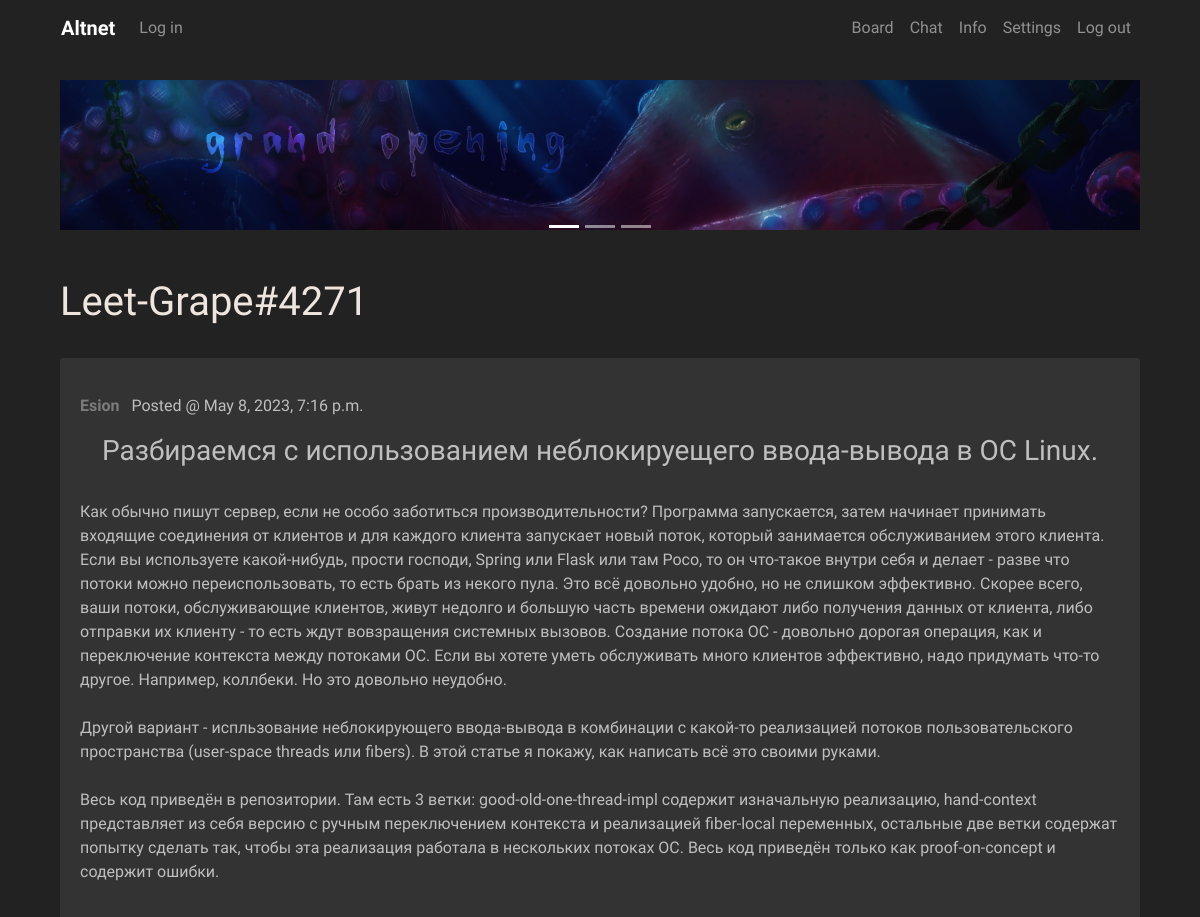
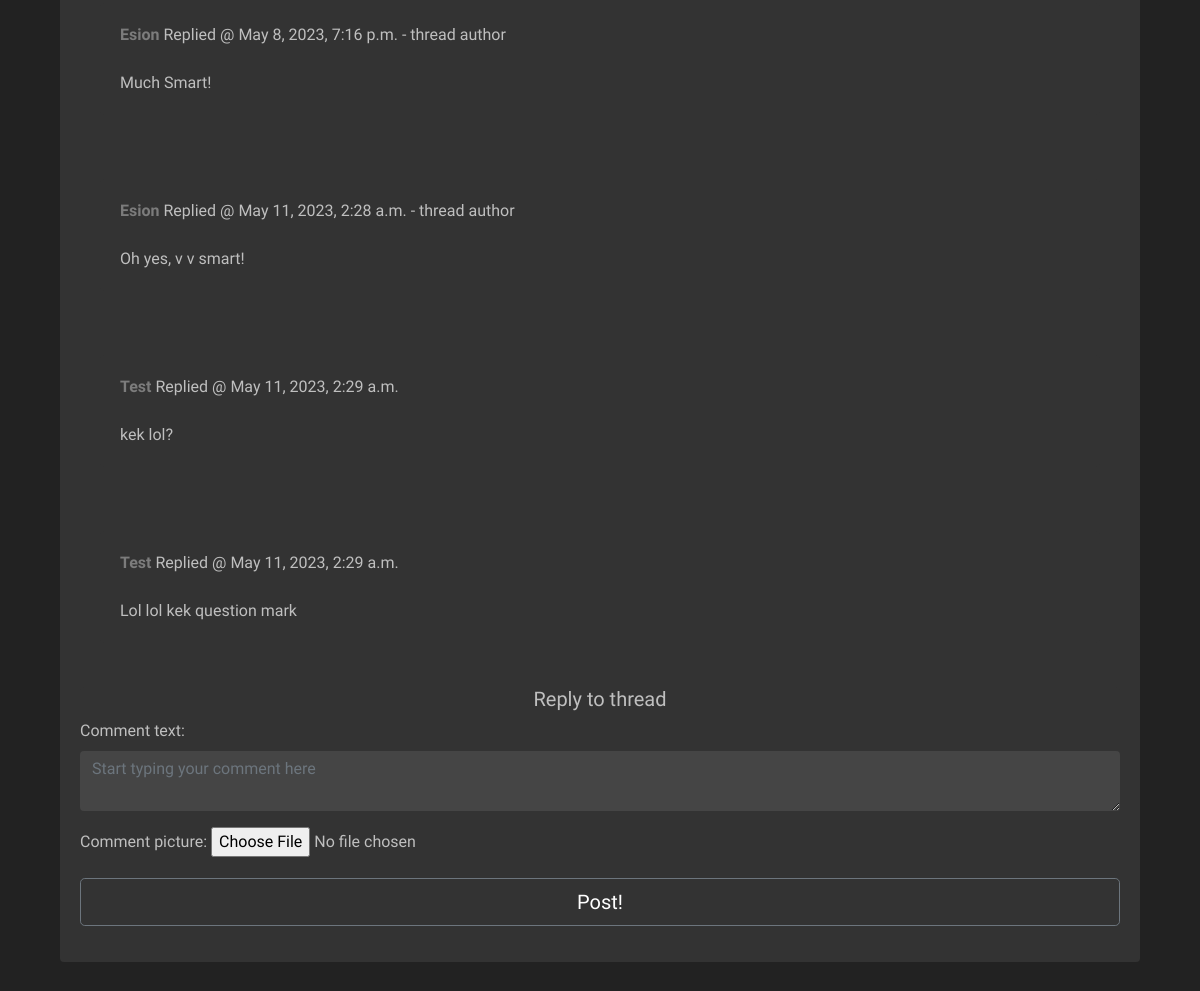
Page /board/4 on the committed database (2 pictures, top to bottom).
### board/models.py (models this page shows, shortened)
class Thread(models.Model):
    def was_published_recently(self):
        now = timezone.now()
        return now - datetime.timedelta(days=1) <= self.pub_date <= now
    thread_title = models.CharField('Thread title', max_length=100)
    thread_text = models.TextField('Thread text', max_length=10000)
    pub_date = models.DateTimeField('Date published', auto_now=True)
    thread_author = models.CharField('Thread Author', max_length=150, blank=False, null=False)
    was_published_recently.admin_order_field = 'pub_date'
    was_published_recently.boolean = True
    was_published_recently.short_description = 'Published recently?'
    thread_pic = models.ImageField(upload_to=user_thread_directory_path, blank=True, null=True)
    language_code = models.IntegerField(blank=True, null=True, default=0)
    visible = models.BooleanField(blank=False, null=False, default=True)

class Comment(models.Model):
    comment_text = models.TextField('Comment text', max_length=10000)
    comment_post = models.ForeignKey(Thread,  on_delete=models.CASCADE)
    comment_author = models.CharField('Comment Author', blank=False, null=False, max_length=150)
    pub_date = models.DateTimeField('Date published', null=True, blank=True, auto_now=True)
    comment_pic = models.ImageField(upload_to=user_comment_directory_path, blank=True, null=True)
    visible = models.BooleanField(blank=False, null=False, default=True)

### board/views.py (the view, shortened to what this page needs)
# urls.py: path('<int:pk>', views.thread_view, name='thread'),
def thread_view(request, pk):
    username, loc_option = initial_check(request)
    thread = Thread.objects.get(id=pk)
    comments = Comment.objects.filter(comment_post=thread, visible=True)
    template = loader.get_template('board/thread.html')
    form = CommentForm()
    context = {
        'loc': loc_resolver('thread'),
        'lang': loc_option,
        'thread': thread,
        'form': form,
        'comments': comments,
        'username': username,
    }
    return HttpResponse(template.render(context, request))

### board/forms.py
class CommentForm(forms.ModelForm):
    comment_text = forms.CharField(max_length=10000, widget=forms.Textarea(attrs={'style':'background: #454545; color: #f9f9f9;', 'class':'form-control', 'rows':'2.5', 'placeholder':'Start typing your comment here', }))
    key = forms.IntegerField(widget=forms.HiddenInput, required=False)
    comment_pic = forms.ImageField(label='Comment picture', required=False, )
    class Meta:
        model = Comment
        fields = ('comment_text',)

### board/templatetags/loc_extra.py (called while the page is built)
@register.filter
def return_item(l, i):
    try:
        return l[i]
    except:
        return None

### board/views.py (called while the page is built)
def random_name():
    noun = ['Apple', 'Grape', 'Hero', 'Nickel', 'Zinc', 'Rock', 'Paper', 'Joker', 'Beat', 'Aug', 'Runner', 'Miracle']
    adjective = ['Shitty', 'Slippy', 'Explosive', 'Luminous', 'Advanced', 'Creative', 'Burning', 'Sweaty', 'Leet',
                 'Apex', 'Funny', 'Raging']
    tag = ['1', '2', '3', '4', '5', '6', '7', '8', '9', '0']
    randomized_tag = choices(tag, k=4)
    return ''.join(adjective[randint(0, len(adjective)-1)]) + '-' + ''.join(noun[randint(0, len(noun)-1)]) + '#' + \
           ''.join(randomized_tag)

def anonymous_validator(request):
    name = random_name()
    if 'Anonymous-Name' in request.session:
        for key, value in request.session.items():
            print('{} => {}'.format(key, value))
        return request.session['Anonymous-Name']
    else:
        request.session['Anonymous-Name'] = name
        for key, value in request.session.items():
            print('{} => {}'.format(key, value))
        return name

def initial_check(request):
    if request.user.is_authenticated:
        username = request.user.username
        loc_option = Hikka.objects.get(user=request.user.id).language_code
    else:
        username = anonymous_validator(request)
        loc_option = 0
    return username, loc_option

### board/templates/board/thread.html (shortened to what this page needs)
{% extends 'hat.html' %}
{% block content %}
{% load loc_extra %}
<div class="row col-">
        <div class="col-lg-12 col-sm-12 col-md-12 col-xl-12 content">
       <br />
<div class="trds">
  <main class="contentd" role="main">
  <header>
      <h1 data-text="{{ username }}">{{ username }}</h1>
</div>
<br>
            <form action="{% url 'Board:delete_thread' thread.id %}" method="POST">
<div class="card">
  <div class="card-body" id="<?php echo $thread['title']; ?>">
<div>
	<div class="d-flex flex-row mb-3">
		<a class="userlk" href="{% url 'Board:guest' thread.thread_author %}">
			{{ thread.thread_author }}</a> &nbsp;&nbsp; {{ loc.locThread.POSTED|return_item:lang }} {{ thread.pub_date }} </div>
  </div>
</form>
  <h3 class="mt-0" style="text-align:center">{{ thread.thread_title }}</h3>
  <p><br /> {{ thread.thread_text|linebreaksbr }} </p>
        <div id="<?php echo $thread['id']; ?>" class="collapse show" role="tabpanel" aria-labelledby="headingOne" data-parent="#accordion">
      {% for comment in comments %}
            <div class="card-body">
	<div class="card">
		<div class="card-body">
 			<a class="userlk" href="{% url 'Board:guest' comment.comment_author %}">{{ comment.comment_author }}</a>
            {{ loc.locThread.REPLIED|return_item:lang }} {{ comment.pub_date }}
            {% if comment.comment_author == thread.thread_author %}
            - {{ loc.locThread.AUTHOR|return_item:lang }}
            {% endif %}<br /><br />
  {{ comment.comment_text|linebreaksbr }}
       </div> </div>
 <br />
      </div>
            {% endfor %}
      <div class="card border-dark mb-3">
<h5 class="text-center">{{ loc.locThread.REPLY_TO_THREAD|return_item:lang }}</h5>
<form method="POST" enctype="multipart/form-data">
    {{ form.as_p }}
   <button name="cmm" type="submit" class="btn btn-secondary btn-lg btn-block">Post!</button>
</form>
</div>
    </div>
  </div>
</div>
<br />
</div>
  </body>
</html>
{% endblock %}

### static/css/master.css (style rules this page uses)
.head-block,.top-menu,.top-material,.left-sidebar,.content { background:#222222; margin-bottom:5px; }
.content { border: none; }
.card { background: #333333; border: none; }
.btn-secondary { background: #333333; background-color: }
.userlk { font-weight: bold; }
body { font-family: 'Roboto Condensed', sans-serif; font-size: initial; }
a { color: #7c7c7c; font-size: initial; }
body { background: #222; color: #bfbfbf; }
.contentd header h1 { position:relative;color:#eee5de }
.contentd header h1:after, .contentd header h1:before { position:absolute;top:0;overflow:hidden;clip:rect(0,100vw,0,0);content:attr(data-text);background: #a9a9a9 }
.contentd header h1:before { left:-1vmin;animation:noise 7s infinite steps(3,end) alternate-reverse;color:#71fcff;text-shadow:.4vmin 0 #00f,-.2vmin 1vmin red }
.contentd header h1:after { left:1vmin;animation:noise-alt 5s infinite steps(3,end) alternate-reverse;color:#ff9eed;text-shadow:-2vmin 0 #ff0,.1vmin -1vmin #00f }
.trds { background: #none; }
.form-control { border: none; }

### rows in the picture
Thread: thread_author "Esion", pub_date "May 8, 2023, 7:16 p.m.", thread_title "Разбираемся с использованием неблокируещего ввода-вывода в ОС Linux.", thread_text "Как обычно пишут сервер, если не особо заботиться производительности? Программа запускается, затем начинает принимать входящие соединения от клиентов и для каждого клиента запускает новый поток, который занимается обслуживанием этого клиента. Если вы используете какой-нибудь, прости господи, Spring или Flask или там Poco, то он что-такое внутри себя и делает - разве что потоки можно переиспользовать, то есть брать из некого пула. Это всё довольно удобно, но не слишком эффективно. Скорее всего, ваши потоки, обслуживающие клиентов, живут недолго и большую часть времени ожидают либо получения данных от клиента, либо отправки их клиенту - то есть ждут вовзращения системных вызовов. Создание…"
Comment: comment_author "Esion", locThread.REPLIED|return_item "Replied @", pub_date "May 8, 2023, 7:16 p.m.", locThread.AUTHOR|return_item "thread author", comment_text "Much Smart!"
Comment: comment_author "Esion", locThread.REPLIED|return_item "Replied @", pub_date "May 11, 2023, 2:28 a.m.", locThread.AUTHOR|return_item "thread author", comment_text "Oh yes, v v smart!"
Comment: comment_author "Test", locThread.REPLIED|return_item "Replied @", pub_date "May 11, 2023, 2:29 a.m.", comment_text "kek lol?"
Comment: comment_author "Test", locThread.REPLIED|return_item "Replied @", pub_date "May 11, 2023, 2:29 a.m.", comment_text "Lol lol kek question mark"

### other values in the picture
{{ loc.UI.LOG_IN|return_item:lang }} "Log in"
{{ loc.UI.BOARD|return_item:lang }} "Board"
{{ loc.UI.CHAT|return_item:lang }} "Chat"
{{ loc.UI.INFO|return_item:lang }} "Info"
{{ loc.UI.SETTINGS|return_item:lang }} "Settings"
{{ loc.UI.LOG_OUT|return_item:lang }} "Log out"
{{ username }} "Leet-Grape#4271"
{{ loc.locThread.POSTED|return_item:lang }} "Posted @"
{{ loc.locThread.REPLY_TO_THREAD|return_item:lang }} "Reply to thread"
